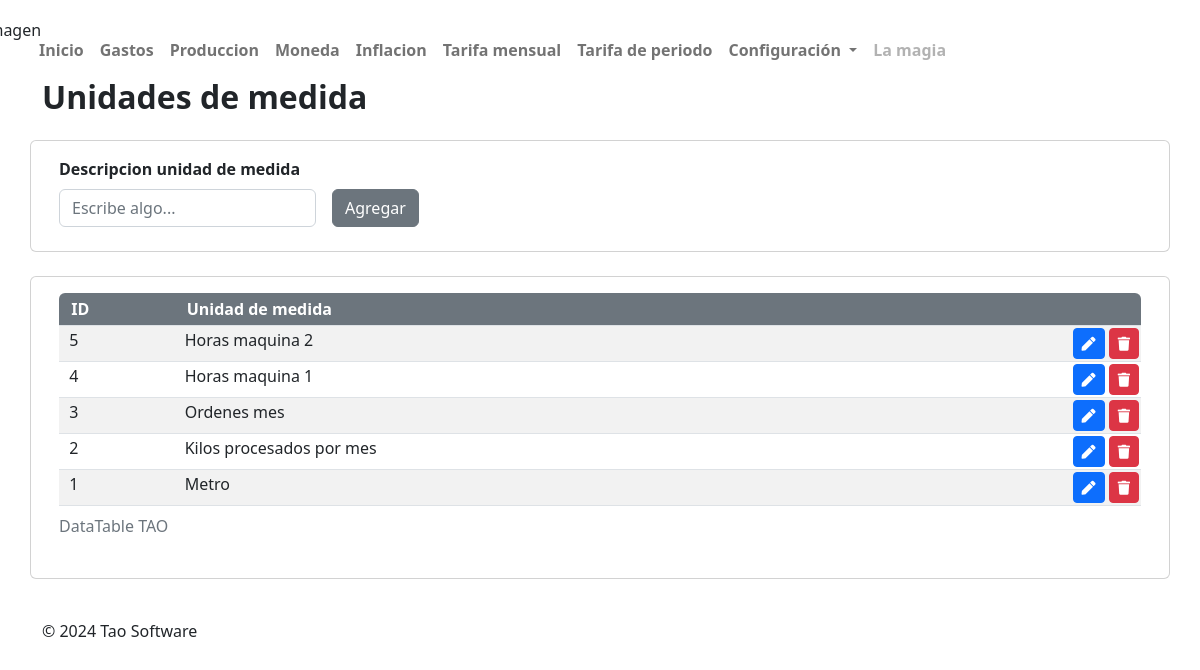
The app's page /unidad_medida/ with its own data.
### app/models.py (models this page shows, shortened)
class Task(models.Model):
    subject = models.CharField(max_length=100, blank=False, null=False)

### app/views.py (the view)
# urls.py: path("unidad_medida/", views.unidad_medida_view, name="unidad_medida"),
def unidad_medida_view(request):
    db_data = Task.objects.all()
    context = {
        "db_data": db_data[::-1],
        "update": None
    }
    return render(request, "app/unidad_medida.html", context)

### app/templates/app/unidad_medida.html (shortened to what this page needs)
{% extends 'app/home.html' %}
{% block titulo %}
    Unidades de medida
{% endblock titulo %}
{% block cuadro_contenido %}
<div class="col-md-12">
    <div class="container my-4">
        <div class="row">
            <div class="card">
                <div class="card-body">
                    {% if update %}
                    <label for="subject" class="form-label"><b>Modificar Unidad</b></label>
                        <form id="formulario" method="post" action={% url "update" %}>
                            {% csrf_token %}
                            <div class="row g-3 align-items-center">
                                <div class="col-auto">
                                    <input type="text" value="{{ update.subject }}" class="form-control" minlength="3" maxlength="30" autofocus required name="subject" id="subject" aria-describedby="emailHelp">
                                </div>
                                <div class="col-auto">
                                    <input type="hidden" name="id" value="{{ update.id }}" />
                                    <button type="submit" class="btn  w-100 btn-secondary">Guardar</button>
                                </div>
                            </div>
                        </form>
                    {% else %}
                    <label for="subject" class="form-label"><b>Descripcion unidad de medida</b></label>
                    <form id="formulario" method="post" action={% url "insert" %}>
                        <div class="row g-3 align-items-center">
                            <div class="col-auto">
                                <input type="text" class="form-control mb-2" placeholder="Escribe algo..." name="subject" id="subject" aria-describedby="emailHelp" minlength="3" maxlength="30" autofocus required>
                            </div>
                            <div class="col">
                                <button type="submit" class="btn btn-secondary mb-2 w-30 "> Agregar </button>
                                </div>
                        </div>
                    {% endif %}
                </div>
            </div>
        </div>
    </div>
</div>
<div class="col-md-12">
    <div class="container my-4">
        <div class="row">
            <div class="card">
                <div class="card-body">
                    <table id="datatable_users" class="table table-striped table-sm">
                        <caption>DataTable TAO</caption>
                        <thead>
                            <tr>
                                <th class="centered bg-secondary white-text" >&nbsp; ID</th>
                                <th class="centered bg-secondary white-text" >Unidad de medida</th>
                                <th class="centered bg-secondary white-text" ></th>
                            </tr>
                        </thead>
                        {% block datos_input %}
                            {% for data in db_data %}
                                <tr>
                                    <td class="text-sm">&nbsp; {{ data.id }}</td>
                                    <td class="text-sm">{{ data.subject }}</td>
                                    <td class="text-right">
                                        <a href={% url "update_form" data.id %} class="btn  btn-sm edicion btn-primary"><i class="fas fa-pen"></i></a>
                                        <a href={% url "delete" data.id %} class="btn  btn-sm eliminarConfirmacion btn-danger  "><i class="fas fa-trash"></i></a>
                                    </td>
                                </tr>
                            {% endfor %}
                        {% endblock datos_input %}
                    </table>
                </div>
            </div>
        </div>
    </div>
</div>
    {% endblock cuadro_contenido %}

### app/static/css/estilos.css (style rules this page uses)
.text-right { text-align: right; }
thead th:first-child { border-radius: 6px 0 0 0; }
.white-text { color: white !important; }
#datatable_users tbody tr { height: 30px; }
#datatable_users tbody td, #example tbody td { padding: 2px; }

### app/templates/app/unidad_medida.html (style rules this page uses)
thead th:first-child { border-radius: 6px 0 0 0; }
thead th:last-child { border-radius: 0 6px 0 0; }
.white-text { color: white !important; }
.text-right { text-align: right; }

### records on screen
Task: id "5", subject "Horas maquina 2"
Task: id "4", subject "Horas maquina 1"
Task: id "3", subject "Ordenes mes"
Task: id "2", subject "Kilos procesados por mes"
Task: id "1", subject "Metro"
